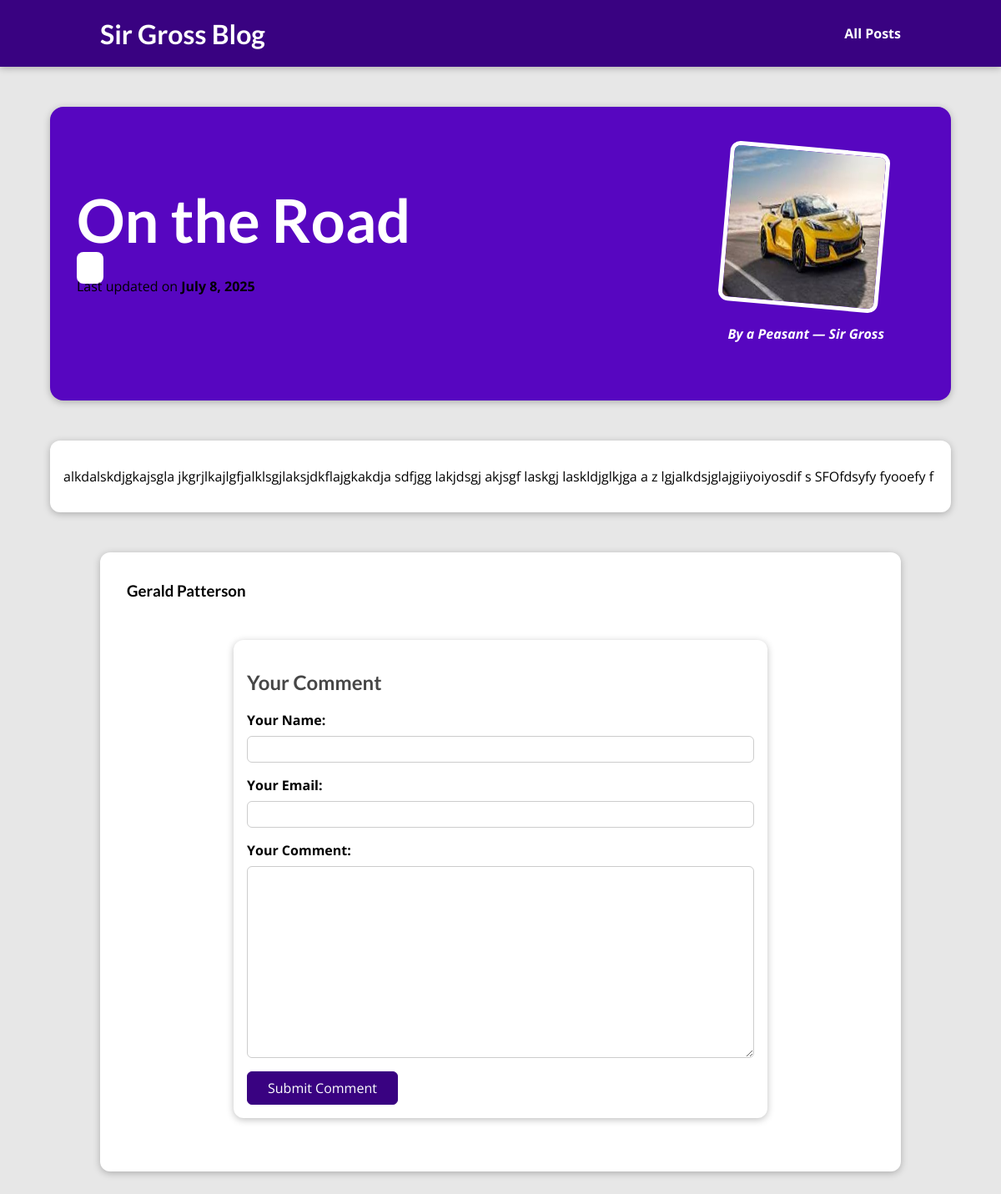
/posts/on-the-road, run on the app's committed database.
### blog/models.py (models this page shows, shortened)
class Post(models.Model):
    title = models.CharField(max_length=200)
    excerpt = models.CharField(max_length=255)
    author = models.ForeignKey(Author, on_delete=models.CASCADE, related_name='posts')
    date = models.DateField(auto_now_add=True)
    image = models.ImageField(upload_to='posts', null=True)
    slug = models.SlugField(unique=True, null=True)
    content = models.TextField(validators=[MinLengthValidator(10)], max_length=5000)
    tags = models.ManyToManyField(Tag, related_name='posts')

class Tag(models.Model):
    captions = models.CharField(max_length=50)

class Comment(models.Model):
    user_name = models.CharField(max_length=50)
    email_name = models.EmailField()
    text = models.TextField(max_length=500)
    post = models.ForeignKey(Post, on_delete=models.CASCADE, related_name='comments')

### blog/views.py (the view, shortened to what this page needs)
# urls.py: path("posts/<slug:slug>", views.SinglePostView.as_view(), name="post-detail-page"),  # Define the post detail URL with the name "post_detail" and a slug parameter.
class SinglePostView(View):
    def get(self, request, slug):
        post = Post.objects.get(slug=slug)
        context ={'post': post,
                  'post_tags': post.tags.all(),
                  'comment_form': CommentForm() ,
                  'comments': post.comments.all()}
        return render(request, "blog/post-detail.html",context)

### blog/forms.py
class CommentForm(forms.ModelForm):
    class Meta:
        model = Comment
        fields = ['user_name', 'email_name', 'text']
        labels = {
            'user_name': 'Your Name',
            'email_name': 'Your Email',
            'text': 'Your Comment',
        }

### blog/templates/blog/post-detail.html (shortened to what this page needs)
{% extends 'base.html' %}
{% load static %}
{% block css %}
  {{ block.super }}
  <link rel="stylesheet" href="{% static 'blog/post-detail.css' %}">
{% endblock %}
{% block content %}
  <section id="summary">
    <h2>{{ post.title }}</h2>
    <div>
      {% for tag in post_tags %}
        <span class="tag">{{ tag.caption }}</span>
      {% endfor %}
    </div>
    <article>
      <img src="{{ post.image.url }}" alt="{{ post.title }}">
      <address>
        By a Peasant —
        <a href="mailto:jerripatterson@gmail.com">Sir Gross</a>
      </address>
    </article>
    <div id="email">
      Last updated on <time>{{ post.date }}</time>
    </div>
  </section>
  <main>
    {{ post.content|linebreaks }}
  </main>
<section id="comments">
    <ul>
      {% for comment in comments %}
        <li>
          <h3>{{ comment.user_name }}</h3>
        </li>
    {% endfor %}
    </ul>
  <section id="comment">
    <form id="comment-form" action="{% url 'post-detail-page' post.slug %}" method="POST">
      <h2>Your Comment</h2>
      {% for form_field in comment_form %}
        <div class="form-control{% if form_field.errors %} invalid{% endif %}">
          {{ form_field.label_tag }}
          {{ form_field }}
        </div>
      {% endfor %}
      <button type="submit">Submit Comment</button>
    </form>
  </section>
{% endblock %}

### static/app.css (style rules this page uses)
* { box-sizing: border-box; }
html { font-family: 'Open Sans', 'Lato', sans-serif; }
body { margin: 0; }
h1, h2, h3 { font-family: 'Lato', sans-serif; font-weight: bold; }

### blog/static/blog/post-detail.css (style rules this page uses)
body { background-color: #e7e7e7; }
#summary { margin: 8rem auto 3rem auto; padding: 2rem; width: 90%; max-width: 90rem; border-radius: 16px; background-color: #5706c0; position: relative; box-shadow: 0 2px 8px rgba(0, 0, 0, 0.25); height: 22rem; }
#summary h2 { color: white; font-size: 4.5rem; margin-bottom: 0.25rem; }
#summary article { position: absolute; top: 2rem; right: 3rem; padding: 1rem 2rem; border-radius: 12px; text-align: right; color: white; }
#summary article img { width: 12rem; height: 12rem; border-radius: 12px; transform: rotateZ(5deg); border: 5px solid white; margin-bottom: 1rem; }
#summary address { font-weight: bold; }
#summary a { color: white; text-decoration: none; }
#summary time { font-weight: bold; }
main { width: 90%; max-width: 90rem; margin: 3rem auto; background-color: white; padding: 1rem; border-radius: 12px; box-shadow: 0 2px 8px rgba(0, 0, 0, 0.25); }
.tag { background-color: white; color: #390281; padding: 0.5rem 1rem; border-radius: 8px; }
#comment-form { margin: 3rem auto; width: 90%; max-width: 40rem; border-radius: 12px; background-color: white; box-shadow: 0 2px 8px rgba(0, 0, 0, 0.25); padding: 1rem; }
#comment-form button { font: inherit; background-color: #390281; color: white; border: 1px solid #390281; padding: 0.5rem 1.5rem; border-radius: 6px; cursor: pointer; }
.form-control { margin-bottom: 1rem; }
.form-control label { font-weight: bold; margin-bottom: 0.5rem; display: block; }
.form-control input, .form-control textarea { display: block; width: 100%; font: inherit; padding: 0.25rem; border-radius: 6px; border: 1px solid #ccc; }
#comments { margin: 3rem auto; width: 90%; max-width: 60rem; border-radius: 12px; background-color: white; box-shadow: 0 2px 8px rgba(0, 0, 0, 0.25); padding: 1rem 2rem; }
#comments ul { list-style: none; margin: 0; padding: 0; }
#comments li { margin-bottom: 1rem; border-bottom: 2px solid #ccc; }
#comments li:last-of-type { border-bottom: none; }
#comments h2 { color: #464646; }

### data on the page
Post: title "On the Road", image (picture), date "July 8, 2025", content "alkdalskdjgkajsgla jkgrjlkajlgfjalklsgjlaksjdkflajgkakdja sdfjgg lakjdsgj akjsgf laskgj laskldjglkjga a z lgjalkdsjglajgiiyoiyosdif s SFOfdsyfy fyooefy f"
Comment: user_name "Gerald Patterson"
